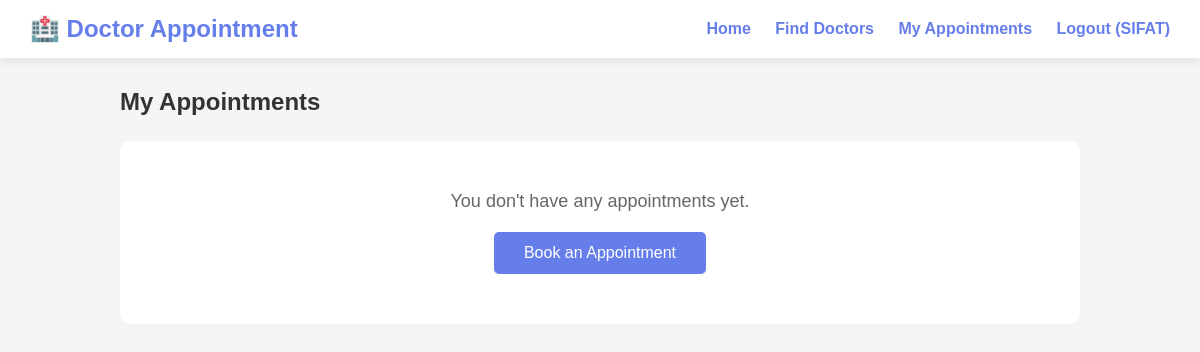
/my-appointments/ (signed in), run on an earlier commit of the app's database.
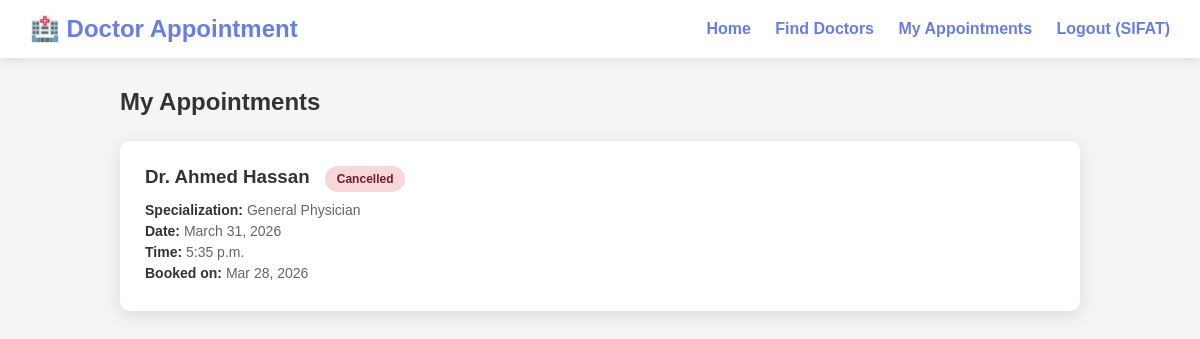
And on a later commit of the database.
### appointments/models.py (models this page shows, shortened)
class Appointment(models.Model):
    STATUS_CHOICES = [
        ('pending', 'Pending'),
        ('confirmed', 'Confirmed'),
        ('cancelled', 'Cancelled'),
    ]
    patient = models.ForeignKey(User, on_delete=models.CASCADE, related_name='appointments')
    doctor = models.ForeignKey(Doctor, on_delete=models.CASCADE, related_name='appointments')
    date = models.DateField()
    time = models.TimeField()
    status = models.CharField(max_length=20, choices=STATUS_CHOICES, default='pending')
    reason = models.TextField(blank=True)
    created_at = models.DateTimeField(auto_now_add=True)

class Doctor(models.Model):
    name = models.CharField(max_length=100)
    specialization = models.CharField(max_length=100)
    email = models.EmailField()
    phone = models.CharField(max_length=20)
    available_days = models.CharField(max_length=100, help_text="Comma-separated days, e.g., Mon,Tue,Wed")
    available_time_start = models.TimeField()
    available_time_end = models.TimeField()

### appointments/views.py (the view)
# urls.py: path('my-appointments/', views.my_appointments, name='my_appointments'),
@login_required
def my_appointments(request):
    appointments = Appointment.objects.filter(patient=request.user).order_by('-date', '-time')
    return render(request, 'my_appointments.html', {'appointments': appointments})

### templates/my_appointments.html (shortened to what this page needs)
<!DOCTYPE html>
<html lang="en">
<head>
</head>
<body>
    <nav class="navbar">
        <h1>🏥 Doctor Appointment</h1>
        <div class="nav-links">
            <a href="{% url 'home' %}">Home</a>
            <a href="{% url 'doctor_list' %}">Find Doctors</a>
            <a href="{% url 'my_appointments' %}">My Appointments</a>
            <a href="{% url 'logout' %}">Logout ({{ user.username }})</a>
        </div>
    </nav>
    <div class="container">
        <h2>My Appointments</h2>
        {% if appointments %}
            <div class="appointments-list">
                {% for appointment in appointments %}
                    <div class="appointment-card">
                        <div class="appointment-details">
                            <h3>
                                Dr. {{ appointment.doctor.name }}
                                <span class="status-badge status-{{ appointment.status }}">
                                    {{ appointment.status|title }}
                                </span>
                            </h3>
                            <p><strong>Specialization:</strong> {{ appointment.doctor.specialization }}</p>
                            <p><strong>Date:</strong> {{ appointment.date }}</p>
                            <p><strong>Time:</strong> {{ appointment.time }}</p>
                            <p><strong>Booked on:</strong> {{ appointment.created_at|date:"M d, Y" }}</p>
                        </div>
                    </div>
                {% endfor %}
            </div>
        {% else %}
            <div class="empty-state">
                <p>You don't have any appointments yet.</p>
                <a href="{% url 'doctor_list' %}" class="btn-primary">Book an Appointment</a>
            </div>
        {% endif %}
    </div>
</body>
</html>

### templates/my_appointments.html (style rules this page uses)
* { margin: 0; padding: 0; box-sizing: border-box; }
body { font-family: Arial, sans-serif; background: #f5f5f5; min-height: 100vh; }
.navbar { background: white; padding: 15px 30px; display: flex; justify-content: space-between; align-items: center; box-shadow: 0 2px 10px rgba(0,0,0,0.1); }
.navbar h1 { color: #667eea; font-size: 24px; }
.nav-links a { color: #667eea; text-decoration: none; margin-left: 20px; font-weight: bold; }
.container { max-width: 1000px; margin: 0 auto; padding: 30px 20px; }
h2 { color: #333; margin-bottom: 25px; }
.appointments-list { display: flex; flex-direction: column; gap: 20px; }
.appointment-card { background: white; padding: 25px; border-radius: 10px; box-shadow: 0 5px 20px rgba(0,0,0,0.1); display: flex; justify-content: space-between; align-items: center; }
.appointment-details { flex: 1; }
.appointment-details h3 { color: #333; margin-bottom: 10px; }
.appointment-details p { color: #666; margin-bottom: 5px; font-size: 14px; }
.appointment-details strong { color: #333; }
.status-badge { display: inline-block; padding: 6px 12px; border-radius: 20px; font-size: 12px; font-weight: bold; margin-left: 10px; }
.status-cancelled { background: #f8d7da; color: #721c24; }

What changed in the data, as far as the page shows it:
added Appointment: doctor.name "Ahmed Hassan", status "Cancelled", doctor.specialization "General Physician", date "March 31, 2026", time "5:35 p.m.", created_at "Mar 28, 2026"
Also different on the page:
text no longer shown: "You don't have any appointments yet. Book an Appointment"
